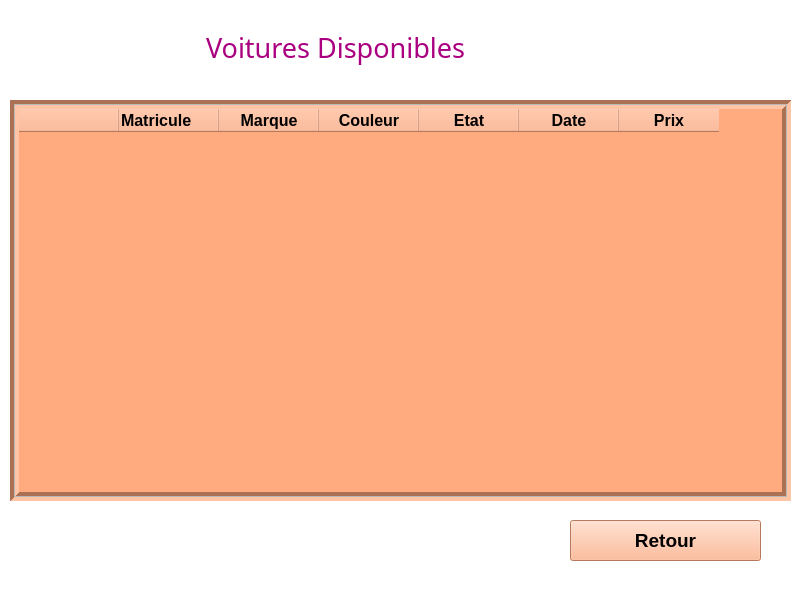
<?xml version="1.0" encoding="UTF-8"?>
<ui version="4.0">
 <class>Form</class>
 <widget class="QWidget" name="Form">
  <property name="geometry">
   <rect>
    <x>0</x>
    <y>0</y>
    <width>800</width>
    <height>600</height>
   </rect>
  </property>
  <property name="minimumSize">
   <size>
    <width>800</width>
    <height>600</height>
   </size>
  </property>
  <property name="windowTitle">
   <string>Form</string>
  </property>
  <property name="styleSheet">
   <string notr="true">background-color: rgb(85, 0, 0);
background-color: rgb(255, 255, 255);</string>
  </property>
  <widget class="QTableWidget" name="tableWidget">
   <property name="geometry">
    <rect>
     <x>10</x>
     <y>100</y>
     <width>781</width>
     <height>401</height>
    </rect>
   </property>
   <property name="font">
    <font>
     <pointsize>12</pointsize>
     <weight>75</weight>
     <bold>true</bold>
    </font>
   </property>
   <property name="styleSheet">
    <string notr="true">background-color: rgb(85, 0, 0);
background-color: rgb(255, 170, 127);</string>
   </property>
   <property name="frameShape">
    <enum>QFrame::Box</enum>
   </property>
   <property name="lineWidth">
    <number>4</number>
   </property>
   <property name="midLineWidth">
    <number>1</number>
   </property>
   <property name="iconSize">
    <size>
     <width>7</width>
     <height>5</height>
    </size>
   </property>
   <property name="gridStyle">
    <enum>Qt::CustomDashLine</enum>
   </property>
   <property name="sortingEnabled">
    <bool>false</bool>
   </property>
   <property name="rowCount">
    <number>0</number>
   </property>
   <property name="columnCount">
    <number>7</number>
   </property>
   <attribute name="horizontalHeaderCascadingSectionResizes">
    <bool>false</bool>
   </attribute>
   <attribute name="horizontalHeaderMinimumSectionSize">
    <number>100</number>
   </attribute>
   <attribute name="horizontalHeaderDefaultSectionSize">
    <number>100</number>
   </attribute>
   <attribute name="horizontalHeaderHighlightSections">
    <bool>false</bool>
   </attribute>
   <attribute name="horizontalHeaderShowSortIndicator" stdset="0">
    <bool>false</bool>
   </attribute>
   <attribute name="horizontalHeaderStretchLastSection">
    <bool>false</bool>
   </attribute>
   <attribute name="verticalHeaderVisible">
    <bool>false</bool>
   </attribute>
   <attribute name="verticalHeaderCascadingSectionResizes">
    <bool>false</bool>
   </attribute>
   <attribute name="verticalHeaderMinimumSectionSize">
    <number>29</number>
   </attribute>
   <attribute name="verticalHeaderDefaultSectionSize">
    <number>30</number>
   </attribute>
   <attribute name="verticalHeaderHighlightSections">
    <bool>false</bool>
   </attribute>
   <attribute name="verticalHeaderShowSortIndicator" stdset="0">
    <bool>false</bool>
   </attribute>
   <attribute name="verticalHeaderStretchLastSection">
    <bool>false</bool>
   </attribute>
   <column>
    <property name="text">
     <string/>
    </property>
    <property name="font">
     <font>
      <pointsize>12</pointsize>
      <weight>75</weight>
      <bold>true</bold>
     </font>
    </property>
    <property name="background">
     <color>
      <red>255</red>
      <green>255</green>
      <blue>127</blue>
     </color>
    </property>
   </column>
   <column>
    <property name="text">
     <string>Matricule</string>
    </property>
    <property name="font">
     <font>
      <pointsize>12</pointsize>
      <weight>75</weight>
      <bold>true</bold>
     </font>
    </property>
    <property name="textAlignment">
     <set>AlignLeading|AlignVCenter</set>
    </property>
    <property name="background">
     <color>
      <red>0</red>
      <green>0</green>
      <blue>0</blue>
     </color>
    </property>
   </column>
   <column>
    <property name="text">
     <string>Marque</string>
    </property>
    <property name="font">
     <font>
      <pointsize>12</pointsize>
      <weight>75</weight>
      <bold>true</bold>
     </font>
    </property>
    <property name="background">
     <color>
      <red>85</red>
      <green>255</green>
      <blue>0</blue>
     </color>
    </property>
   </column>
   <column>
    <property name="text">
     <string>Couleur</string>
    </property>
    <property name="font">
     <font>
      <pointsize>12</pointsize>
      <weight>75</weight>
      <bold>true</bold>
     </font>
    </property>
   </column>
   <column>
    <property name="text">
     <string>Etat</string>
    </property>
    <property name="font">
     <font>
      <pointsize>12</pointsize>
      <weight>75</weight>
      <bold>true</bold>
     </font>
    </property>
   </column>
   <column>
    <property name="text">
     <string>Date</string>
    </property>
    <property name="font">
     <font>
      <pointsize>12</pointsize>
      <weight>75</weight>
      <bold>true</bold>
     </font>
    </property>
   </column>
   <column>
    <property name="text">
     <string>Prix</string>
    </property>
    <property name="font">
     <font>
      <pointsize>12</pointsize>
      <weight>75</weight>
      <bold>true</bold>
     </font>
    </property>
   </column>
  </widget>
  <widget class="QPushButton" name="retour">
   <property name="geometry">
    <rect>
     <x>570</x>
     <y>520</y>
     <width>191</width>
     <height>41</height>
    </rect>
   </property>
   <property name="font">
    <font>
     <pointsize>14</pointsize>
     <weight>75</weight>
     <bold>true</bold>
    </font>
   </property>
   <property name="styleSheet">
    <string notr="true">background-color: rgb(255, 170, 127);</string>
   </property>
   <property name="text">
    <string>Retour</string>
   </property>
  </widget>
  <widget class="QLabel" name="label">
   <property name="geometry">
    <rect>
     <x>40</x>
     <y>22</y>
     <width>591</width>
     <height>51</height>
    </rect>
   </property>
   <property name="font">
    <font>
     <family>Algerian</family>
     <pointsize>20</pointsize>
     <weight>50</weight>
     <italic>false</italic>
     <bold>false</bold>
    </font>
   </property>
   <property name="styleSheet">
    <string notr="true">color: rgb(255, 255, 255);
color: rgb(170, 0, 127);</string>
   </property>
   <property name="text">
    <string>Voitures Disponibles</string>
   </property>
   <property name="alignment">
    <set>Qt::AlignCenter</set>
   </property>
  </widget>
 </widget>
 <resources/>
 <connections/>
</ui>
